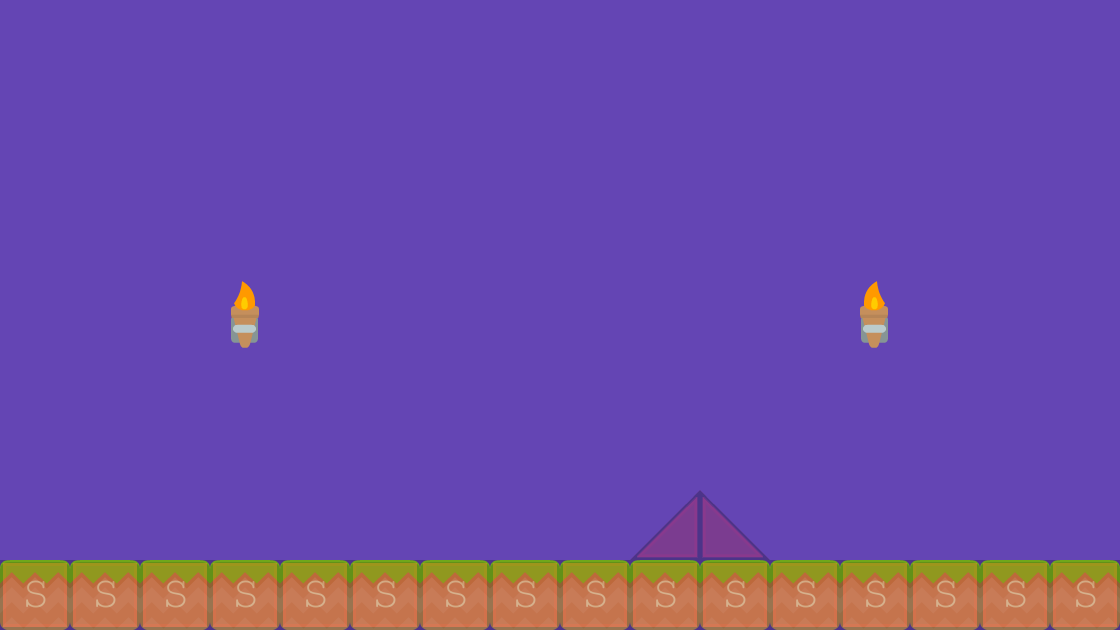

Rendered tile map (Tiled .tmx) drawn with the repository's tilesets; below, a short description and the map source with its tile grids summarised:
An orthogonal 16x9 tile map with 70x70 px tiles, 2 tile layers (Tile Layer 1, collision), 2 tilesets and 2 objects (PlayerBase, EnemyBase).

<map version="1.0" orientation="orthogonal" renderorder="right-down" width="16" height="9" tilewidth="70" tileheight="70" backgroundcolor="#6445b4">
 <tileset firstgid="1" name="background-tiles" tilewidth="70" tileheight="70">
  <image source="../img/background-tiles.png" width="910" height="910" />
 </tileset>
 <tileset firstgid="170" name="meta-tiles" tilewidth="70" tileheight="70">
  <image source="../img/meta-tiles.png" width="350" height="70" />
  <tile id="1">
   <properties>
    <property name="type" value="lslope" />
   </properties>
  </tile>
  <tile id="3">
   <properties>
    <property name="type" value="rslope" />
   </properties>
  </tile>
  <tile id="4">
   <properties>
    <property name="type" value="solid" />
   </properties>
  </tile>
 </tileset>
 <layer name="Tile Layer 1" width="16" height="9">
  <data>[144 cells, 18 non-empty, 3 distinct tile ids]</data>
 </layer>
 <layer name="collision" width="16" height="9" opacity="0.24">
  <properties>
   <property name="type" value="solid" />
  </properties>
  <data>[144 cells, 18 non-empty, 3 distinct tile ids]</data>
 </layer>
 <objectgroup name="BaseEntities" opacity="0.41">
  <object name="PlayerBase" x="138" y="418" width="72" height="140">
   <properties>
    <property name="PlayerBase" value="" />
   </properties>
  </object>
  <object name="EnemyBase" x="910" y="416" width="70" height="144">
   <properties>
    <property name="EnemyBase" value="" />
   </properties>
  </object>
 </objectgroup>
</map>
